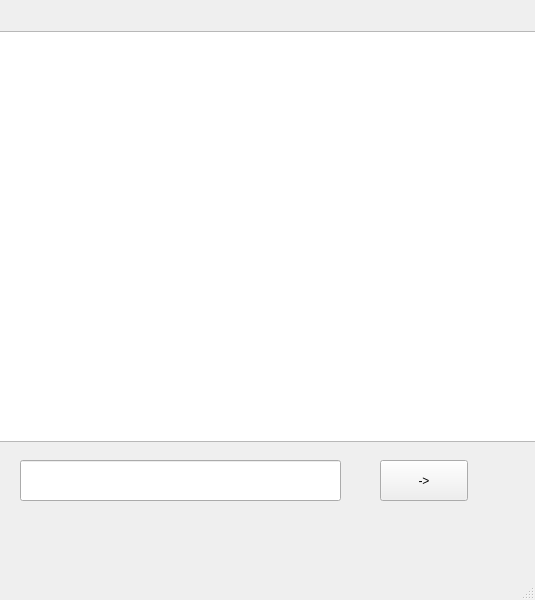
<?xml version="1.0" encoding="UTF-8"?>
<ui version="4.0">
 <class>MainWindow</class>
 <widget class="QMainWindow" name="MainWindow">
  <property name="geometry">
   <rect>
    <x>0</x>
    <y>0</y>
    <width>535</width>
    <height>600</height>
   </rect>
  </property>
  <property name="windowTitle">
   <string>MainWindow</string>
  </property>
  <widget class="QWidget" name="centralwidget">
   <widget class="QPushButton" name="pushButton">
    <property name="geometry">
     <rect>
      <x>380</x>
      <y>460</y>
      <width>88</width>
      <height>41</height>
     </rect>
    </property>
    <property name="font">
     <font>
      <family>Ubuntu</family>
      <underline>false</underline>
      <strikeout>false</strikeout>
     </font>
    </property>
    <property name="styleSheet">
     <string notr="true"/>
    </property>
    <property name="text">
     <string>-&gt;</string>
    </property>
   </widget>
   <widget class="QTextBrowser" name="textBrowser">
    <property name="geometry">
     <rect>
      <x>-5</x>
      <y>31</y>
      <width>541</width>
      <height>411</height>
     </rect>
    </property>
   </widget>
   <widget class="QLineEdit" name="lineEdit">
    <property name="geometry">
     <rect>
      <x>20</x>
      <y>460</y>
      <width>321</width>
      <height>41</height>
     </rect>
    </property>
   </widget>
  </widget>
  <widget class="QMenuBar" name="menubar">
   <property name="geometry">
    <rect>
     <x>0</x>
     <y>0</y>
     <width>535</width>
     <height>23</height>
    </rect>
   </property>
  </widget>
  <widget class="QStatusBar" name="statusbar"/>
 </widget>
 <resources/>
 <connections/>
</ui>
